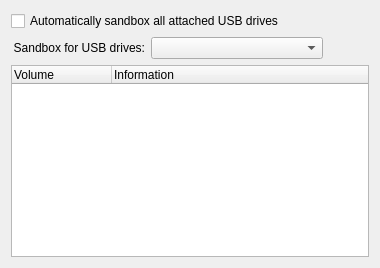
           <widget class="QWidget" name="tabUSB">
            <attribute name="title">
             <string>USB Drive Sandboxing</string>
            </attribute>
            <layout class="QGridLayout" name="gridLayout_23">
             <item row="0" column="0">
              <layout class="QGridLayout" name="gridLayout_12">
               <item row="1" column="1" colspan="2">
                <widget class="QComboBox" name="cmbUsbSandbox">
                 <property name="editable">
                  <bool>false</bool>
                 </property>
                </widget>
               </item>
               <item row="2" column="0" colspan="4">
                <widget class="QTreeWidget" name="treeVolumes">
                 <column>
                  <property name="text">
                   <string>Volume</string>
                  </property>
                 </column>
                 <column>
                  <property name="text">
                   <string>Information</string>
                  </property>
                 </column>
                </widget>
               </item>
               <item row="1" column="0">
                <widget class="QLabel" name="label_9">
                 <property name="text">
                  <string>Sandbox for USB drives:</string>
                 </property>
                 <property name="textFormat">
                  <enum>Qt::TextFormat::PlainText</enum>
                 </property>
                 <property name="alignment">
                  <set>Qt::AlignmentFlag::AlignRight|Qt::AlignmentFlag::AlignTrailing|Qt::AlignmentFlag::AlignVCenter</set>
                 </property>
                 <property name="buddy">
                  <cstring>cmbUsbSandbox</cstring>
                 </property>
                </widget>
               </item>
               <item row="0" column="0" colspan="2">
                <widget class="QCheckBox" name="chkSandboxUsb">
                 <property name="text">
                  <string>Automatically sandbox all attached USB drives</string>
                 </property>
                </widget>
               </item>
               <item row="1" column="3">
                <spacer name="horizontalSpacer_13">
                 <property name="orientation">
                  <enum>Qt::Orientation::Horizontal</enum>
                 </property>
                 <property name="sizeHint" stdset="0">
                  <size>
                   <width>40</width>
                   <height>20</height>
                  </size>
                 </property>
                </spacer>
               </item>
              </layout>
             </item>
            </layout>
           </widget>
